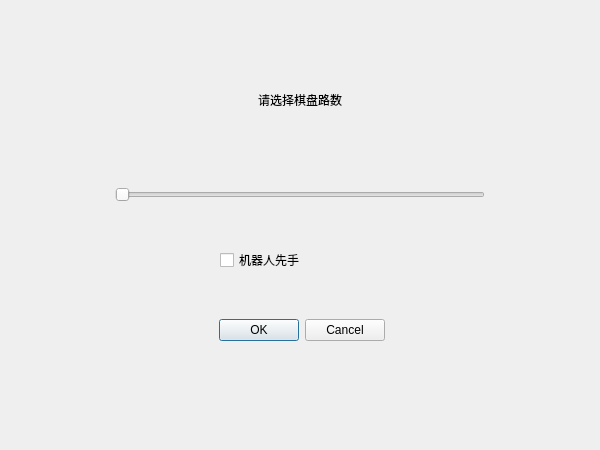
<?xml version="1.0" encoding="UTF-8"?>
<ui version="4.0">
 <class>Dialog</class>
 <widget class="QDialog" name="Dialog">
  <property name="geometry">
   <rect>
    <x>0</x>
    <y>0</y>
    <width>600</width>
    <height>450</height>
   </rect>
  </property>
  <property name="windowTitle">
   <string>Dialog</string>
  </property>
  <widget class="QDialogButtonBox" name="buttonBox">
   <property name="geometry">
    <rect>
     <x>215</x>
     <y>310</y>
     <width>170</width>
     <height>40</height>
    </rect>
   </property>
   <property name="minimumSize">
    <size>
     <width>170</width>
     <height>40</height>
    </size>
   </property>
   <property name="orientation">
    <enum>Qt::Horizontal</enum>
   </property>
   <property name="standardButtons">
    <set>QDialogButtonBox::Cancel|QDialogButtonBox::Ok</set>
   </property>
  </widget>
  <widget class="QSlider" name="horizontalSlider">
   <property name="geometry">
    <rect>
     <x>115</x>
     <y>180</y>
     <width>370</width>
     <height>30</height>
    </rect>
   </property>
   <property name="styleSheet">
    <string notr="true">/*QSlider::groove:horizontal {
border: 0px solid #bbb;
}

QSlider::sub-page:horizontal {
background: #0e6d0e;
height:5px;
border-radius: 50%;
margin-top:8px;
margin-bottom:8px;
}

QSlider::add-page:horizontal {
background: rgb(255,255, 255);
height:5px;
border: 0px solid #777;
border-radius: 50%;
margin-top:9px;
margin-bottom:9px;
}

QSlider::handle:horizontal {
background: rgb(193,204,208);
width: 30px;
border: 1px solid rgb(193,204,208);
border-radius: 15px; 
margin-top:4px;
margin-bottom:4px;
}*/</string>
   </property>
   <property name="minimum">
    <number>3</number>
   </property>
   <property name="maximum">
    <number>21</number>
   </property>
   <property name="pageStep">
    <number>1</number>
   </property>
   <property name="orientation">
    <enum>Qt::Horizontal</enum>
   </property>
  </widget>
  <widget class="QLabel" name="label">
   <property name="geometry">
    <rect>
     <x>185</x>
     <y>70</y>
     <width>230</width>
     <height>60</height>
    </rect>
   </property>
   <property name="text">
    <string>请选择棋盘路数</string>
   </property>
   <property name="alignment">
    <set>Qt::AlignCenter</set>
   </property>
  </widget>
  <widget class="QCheckBox" name="robotCheckBox">
   <property name="geometry">
    <rect>
     <x>220</x>
     <y>240</y>
     <width>160</width>
     <height>40</height>
    </rect>
   </property>
   <property name="text">
    <string>机器人先手</string>
   </property>
  </widget>
 </widget>
 <resources/>
 <connections>
  <connection>
   <sender>buttonBox</sender>
   <signal>accepted()</signal>
   <receiver>Dialog</receiver>
   <slot>accept()</slot>
   <hints>
    <hint type="sourcelabel">
     <x>248</x>
     <y>254</y>
    </hint>
    <hint type="destinationlabel">
     <x>157</x>
     <y>274</y>
    </hint>
   </hints>
  </connection>
  <connection>
   <sender>buttonBox</sender>
   <signal>rejected()</signal>
   <receiver>Dialog</receiver>
   <slot>reject()</slot>
   <hints>
    <hint type="sourcelabel">
     <x>316</x>
     <y>260</y>
    </hint>
    <hint type="destinationlabel">
     <x>286</x>
     <y>274</y>
    </hint>
   </hints>
  </connection>
 </connections>
</ui>
